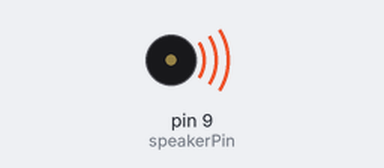
A sketch run on a simulated Arduino Uno, built with avr-gcc and run on an emulated ATmega328P. Parts: buzzer (waves = sounding).

Above: at 0.5 s.
At 5.0 s:
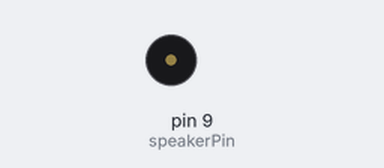
Timing chart, 0 to 6.9 s (numbered marks = the images above):
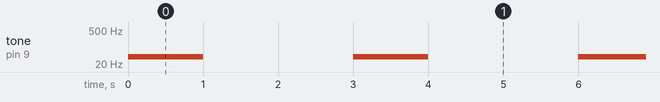

Measured:
- by itself, tone on pin 9 (speakerPin): alternates 40 Hz for 1.0 s and silent for 2.0 s

The sketch:

40HZtone.ino
```cpp
const int speakerPin = 9;  // 定义扬声器连接的引脚

void setup() {
  // 初始化引脚为输出
  pinMode(speakerPin, OUTPUT);
}

void loop() {
  // 产生40Hz的声音
 // for (int i = 0; i < 400; i++) { // 400个脉冲，约1秒
      tone(speakerPin, 40); // 播放40Hz的声音
      delay(1000); // 声音持续1秒
      noTone(speakerPin); // 停止发声
      delay(1000); // 每次循环后暂停1秒

    //digitalWrite(speakerPin, HIGH); // 输出高电平
    //delayMicroseconds(12500); // 高电平持续时间 (1 / (2 * 40Hz) * 1,000,000us)
    //digitalWrite(speakerPin, LOW); // 输出低电平
    //delayMicroseconds(12500); // 低电平持续时间
  //}

  delay(1000); // 每次循环后暂停1秒
}
```
